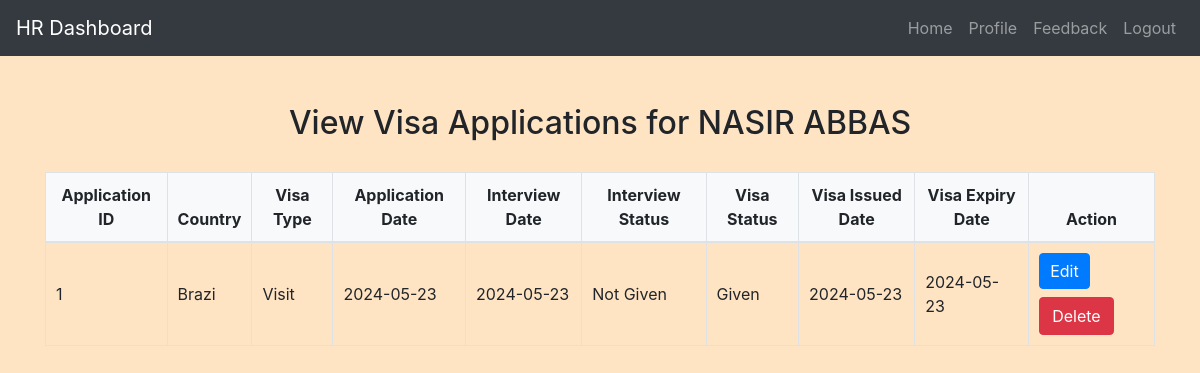
Screenshot of /hr/view_application.php?employee_id=1 (signed in) with the database file from the repository.
### tables this page shows
CREATE TABLE `employees` (
  `employee_id` int(11) NOT NULL,
  `email` varchar(100) DEFAULT NULL,
  `password` varchar(255) DEFAULT NULL,
  `full_name` varchar(255) NOT NULL,
  `position` varchar(50) DEFAULT NULL,
  `department` varchar(50) DEFAULT NULL,
  `location` varchar(100) DEFAULT NULL,
  `hire_date` date DEFAULT NULL,
  `current_visa_status` enum('Valid','Expired','Pending') DEFAULT NULL,
  `visa_expiry_date` date DEFAULT NULL,
  `created_at` timestamp NOT NULL DEFAULT current_timestamp(),
  `updated_at` timestamp NOT NULL DEFAULT current_timestamp() ON UPDATE current_timestamp()
);

CREATE TABLE `visa_applications` (
  `application_id` int(11) NOT NULL,
  `employee_id` int(11) DEFAULT NULL,
  `country` varchar(50) DEFAULT NULL,
  `visa_type` varchar(50) DEFAULT NULL,
  `application_date` date DEFAULT NULL,
  `interview_date` date DEFAULT NULL,
  `interview_status` varchar(50) DEFAULT NULL,
  `visa_status` varchar(50) DEFAULT NULL,
  `visa_issued_date` date DEFAULT NULL,
  `visa_expiry_date` date DEFAULT NULL,
  `created_at` timestamp NOT NULL DEFAULT current_timestamp(),
  `updated_at` timestamp NOT NULL DEFAULT current_timestamp() ON UPDATE current_timestamp()
);

### hr/view_application.php (the view, shortened to what this page needs)
<?php
include('config.php');
$employee_id = $_GET["employee_id"];
$sql_employee = "SELECT * FROM employees WHERE employee_id = '$employee_id'";
$result_employee = mysqli_query($conn, $sql_employee);
$row_employee = mysqli_fetch_assoc($result_employee);
$sql_applications = "SELECT * FROM visa_applications WHERE employee_id = '$employee_id'";
$result_applications = mysqli_query($conn, $sql_applications);
?>
<!DOCTYPE html>
<html>
<head>
    <link rel="stylesheet" href="https://maxcdn.bootstrapcdn.com/bootstrap/4.5.2/css/bootstrap.min.css">
    <link rel="stylesheet" href="../css/style.css">
</head>
<body>
<?php include'navbar.php'; ?>
<div class="container mt-5">
    <h2>View Visa Applications for <?php echo $row_employee["full_name"]; ?></h2>
    <table class="table">
        <thead>
            <tr>
                <th>Application ID</th>
                <th>Country</th>
                <th>Visa Type</th>
                <th>Application Date</th>
                <th>Interview Date</th>
                <th>Interview Status</th>
                <th>Visa Status</th>
                <th>Visa Issued Date</th>
                <th>Visa Expiry Date</th>
                <th>Action</th>
            </tr>
        </thead>
        <tbody>
            <?php
            while ($row_application = mysqli_fetch_assoc($result_applications)) {
                echo "<tr>";
                echo "<td>".$row_application["application_id"]."</td>";
                echo "<td>".$row_application["country"]."</td>";
                echo "<td>".$row_application["visa_type"]."</td>";
                echo "<td>".$row_application["application_date"]."</td>";
                echo "<td>".$row_application["interview_date"]."</td>";
                echo "<td>".$row_application["interview_status"]."</td>";
                echo "<td>".$row_application["visa_status"]."</td>";
                echo "<td>".$row_application["visa_issued_date"]."</td>";
                echo "<td>".$row_application["visa_expiry_date"]."</td>";
                echo "<td>
                        <a href='edit_application.php?application_id=".$row_application["application_id"]."&employee_id=".$employee_id."' class='mb-2 btn btn-primary'>Edit</a>
                        <form method='post' action='".htmlspecialchars($_SERVER["PHP_SELF"])."' style='display:inline;'>
                            <input type='hidden' name='application_id' value='".$row_application["application_id"]."'>
                            <input type='hidden' name='employee_id' value='".$employee_id."'>
                            <button type='submit' name='delete_application' class='btn btn-danger'>Delete</button>
                        </form>
                      </td>";
                echo "</tr>";
            }
            ?>
        </tbody>
    </table>
</div>
</body>
</html>

### css/style.css (style rules this page uses)
body { background-color: bisque; }
h1, h2, h3, h4 { text-align: center; margin-top: 30px; margin-bottom: 30px; }
.table { width: 100%; border-collapse: collapse; margin-top: 20px; }
.table th, .table td { padding: 10px; border: 1px solid #dee2e6; }
.table thead th { background-color: #f8f9fa; font-weight: bold; text-align: center; }
.table tbody td { vertical-align: middle; }
.btn-primary { padding: 5px 10px; }

### rows the page displays
employees: full_name "NASIR ABBAS"
visa_applications: application_id "1", country "Brazi", visa_type "Visit", application_date "2024-05-23", interview_date "2024-05-23", interview_status "Not Given", visa_status "Given", visa_issued_date "2024-05-23", visa_expiry_date "2024-05-23"
